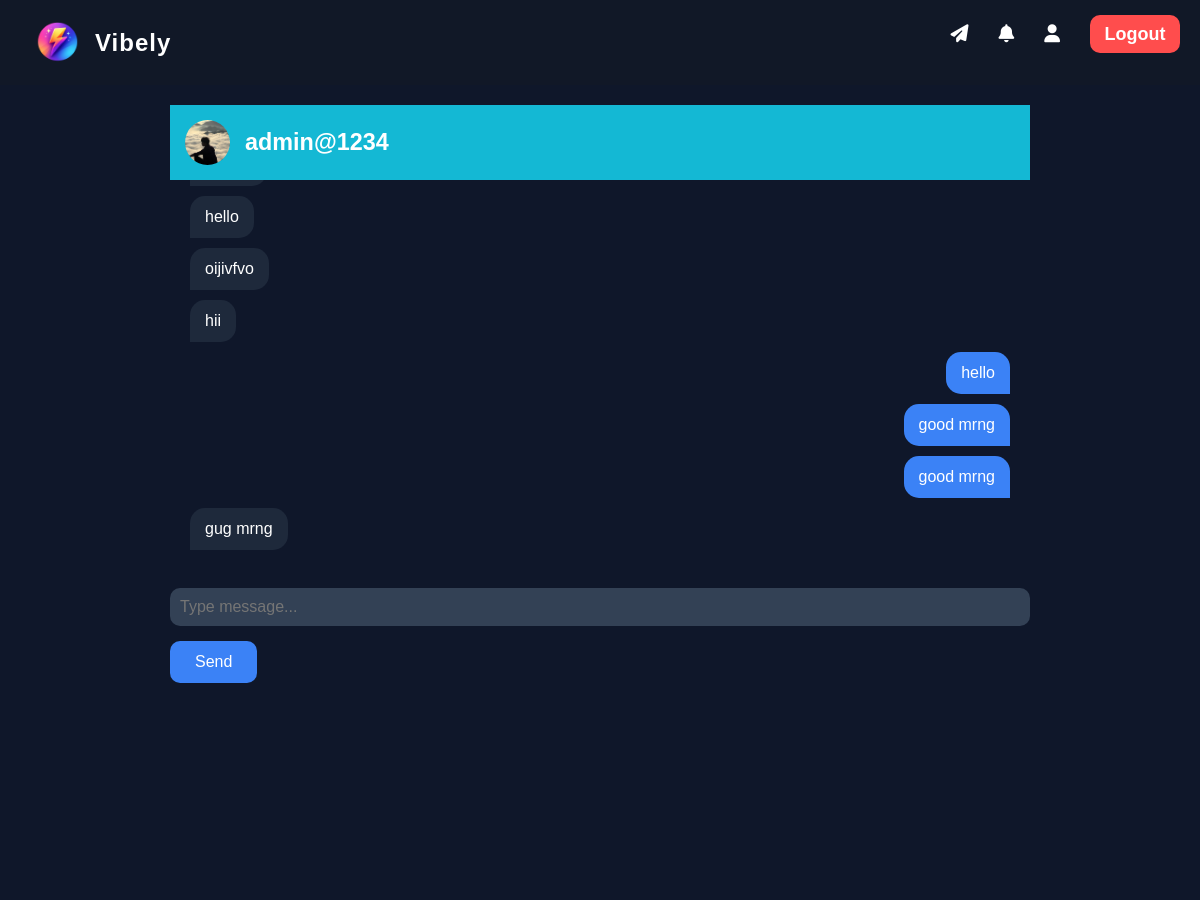
The app's page /chat/admin@1234/ (signed in, upper part), older data.
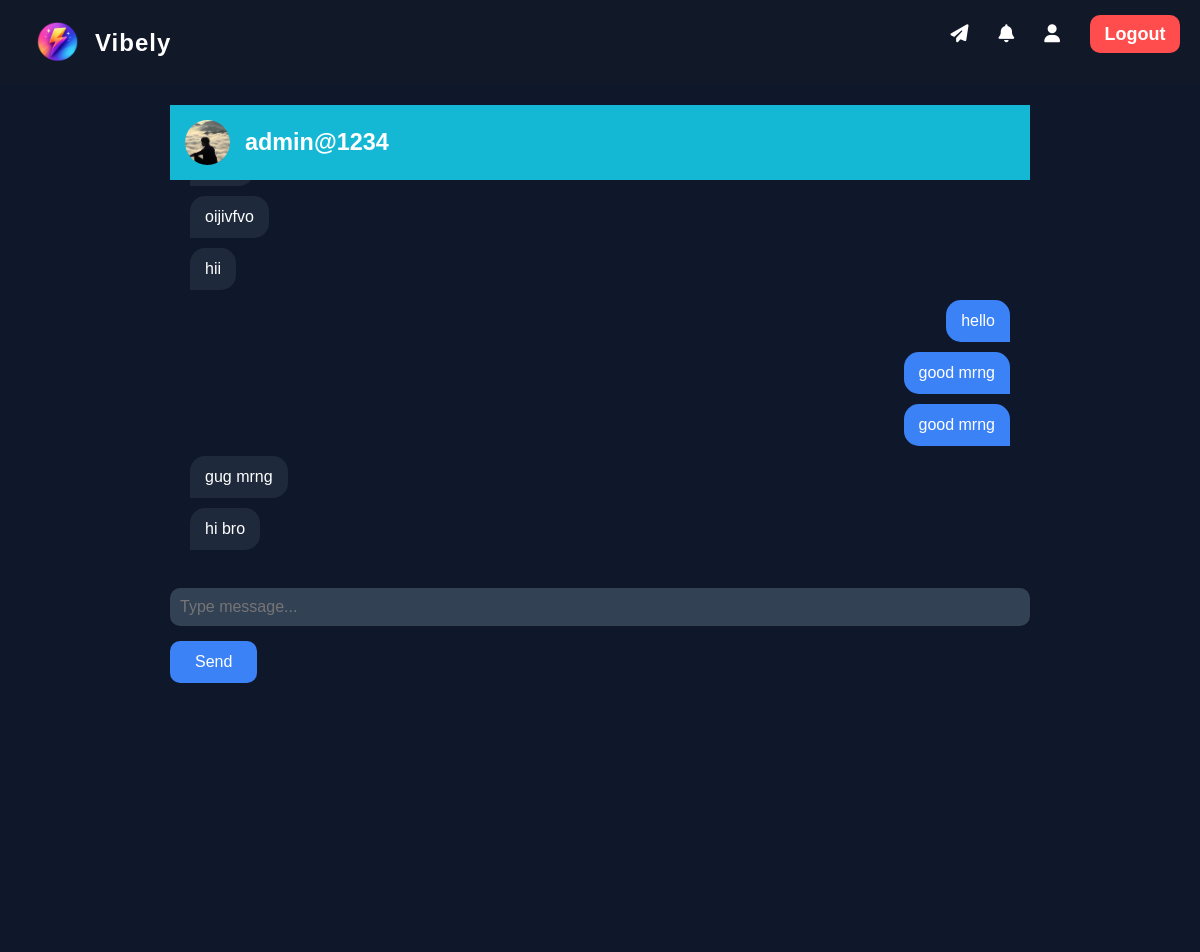
The same page, newer data.
### posts/models.py (models this page shows, shortened)
class ChatMessage(models.Model):
    sender = models.ForeignKey(
        User,
        on_delete=models.CASCADE,
        related_name='sent_messages'
    )
    receiver = models.ForeignKey(
        User,
        on_delete=models.CASCADE,
        related_name='received_messages'
    )
    message = models.TextField()
    timestamp = models.DateTimeField(
        auto_now_add=True
    )
    is_seen = models.BooleanField(
        default=False
    )
    from django.contrib.auth.models import User

### posts/views.py (the view)
@login_required
def chat_room(request, username):
    other_user = User.objects.get(
        username=username
    )
    room_name = (
        f"chat_"
        f"{min(request.user.id, other_user.id)}_"
        f"{max(request.user.id, other_user.id)}"
    )
    messages = ChatMessage.objects.filter(
        sender__in=[request.user, other_user],
        receiver__in=[request.user, other_user]
    ).order_by(
        "timestamp"
    )
    print("MESSAGES COUNT =", messages.count())
    return render(
    request,
    'posts/chat_room.html',
    {
        'room_name': room_name,
        'other_user': other_user,
        'chat_messages': messages,
    }
    )

### templates/posts/chat_room.html (shortened to what this page needs)
{% extends 'base.html' %}
{% block content %}
<div class="chat-header">
    <img
        src="{{ other_user.profile.profile_picture.url }}"
        class="chat-header-pic">
    <h3>{{ other_user.username }}</h3>
</div>
<div id="chat-box">
    {% for msg in chat_messages %}
    {% if msg.sender == request.user %}
        <div class="my-message">
            {{ msg.message }}
        </div>
    {% else %}
        <div class="other-message">
            {{ msg.message }}
        </div>
    {% endif %}
{% endfor %}
</div>
<input
    id="message-input"
    placeholder="Type message...">
<button id="send-btn">
    Send
</button>
{% endblock %}

Row changes from the older to the newer data that the page shows:
no longer on this page (row unchanged): ChatMessage: message "hello"
added ChatMessage: message "hi bro"
